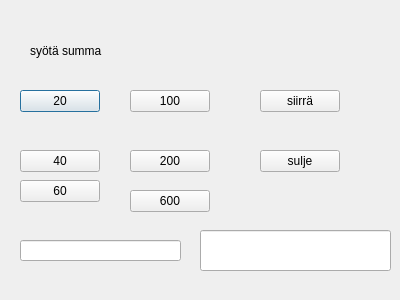
<?xml version="1.0" encoding="UTF-8"?>
<ui version="4.0">
 <class>addRecipient</class>
 <widget class="QDialog" name="addRecipient">
  <property name="geometry">
   <rect>
    <x>0</x>
    <y>0</y>
    <width>400</width>
    <height>300</height>
   </rect>
  </property>
  <property name="windowTitle">
   <string>Dialog</string>
  </property>
  <widget class="QPushButton" name="pushButton">
   <property name="geometry">
    <rect>
     <x>20</x>
     <y>90</y>
     <width>80</width>
     <height>22</height>
    </rect>
   </property>
   <property name="text">
    <string>20</string>
   </property>
  </widget>
  <widget class="QPushButton" name="pushButton_2">
   <property name="geometry">
    <rect>
     <x>20</x>
     <y>150</y>
     <width>80</width>
     <height>22</height>
    </rect>
   </property>
   <property name="text">
    <string>40</string>
   </property>
  </widget>
  <widget class="QPushButton" name="pushButton_3">
   <property name="geometry">
    <rect>
     <x>20</x>
     <y>180</y>
     <width>80</width>
     <height>22</height>
    </rect>
   </property>
   <property name="text">
    <string>60</string>
   </property>
  </widget>
  <widget class="QPushButton" name="pushButton_4">
   <property name="geometry">
    <rect>
     <x>130</x>
     <y>90</y>
     <width>80</width>
     <height>22</height>
    </rect>
   </property>
   <property name="text">
    <string>100</string>
   </property>
  </widget>
  <widget class="QPushButton" name="pushButton_5">
   <property name="geometry">
    <rect>
     <x>130</x>
     <y>150</y>
     <width>80</width>
     <height>22</height>
    </rect>
   </property>
   <property name="text">
    <string>200</string>
   </property>
  </widget>
  <widget class="QLabel" name="label">
   <property name="geometry">
    <rect>
     <x>30</x>
     <y>30</y>
     <width>251</width>
     <height>41</height>
    </rect>
   </property>
   <property name="text">
    <string>syötä summa</string>
   </property>
  </widget>
  <widget class="QPushButton" name="pushButton_siirr">
   <property name="geometry">
    <rect>
     <x>260</x>
     <y>90</y>
     <width>80</width>
     <height>22</height>
    </rect>
   </property>
   <property name="text">
    <string>siirrä</string>
   </property>
  </widget>
  <widget class="QPushButton" name="pushButton_sulje">
   <property name="geometry">
    <rect>
     <x>260</x>
     <y>150</y>
     <width>80</width>
     <height>22</height>
    </rect>
   </property>
   <property name="text">
    <string>sulje</string>
   </property>
  </widget>
  <widget class="QPushButton" name="pushButton_6">
   <property name="geometry">
    <rect>
     <x>130</x>
     <y>190</y>
     <width>80</width>
     <height>22</height>
    </rect>
   </property>
   <property name="text">
    <string>600</string>
   </property>
  </widget>
  <widget class="QLineEdit" name="lineEdit">
   <property name="geometry">
    <rect>
     <x>20</x>
     <y>240</y>
     <width>161</width>
     <height>21</height>
    </rect>
   </property>
  </widget>
  <widget class="QLineEdit" name="lineEdit_2">
   <property name="geometry">
    <rect>
     <x>200</x>
     <y>230</y>
     <width>191</width>
     <height>41</height>
    </rect>
   </property>
  </widget>
 </widget>
 <resources/>
 <connections/>
</ui>
